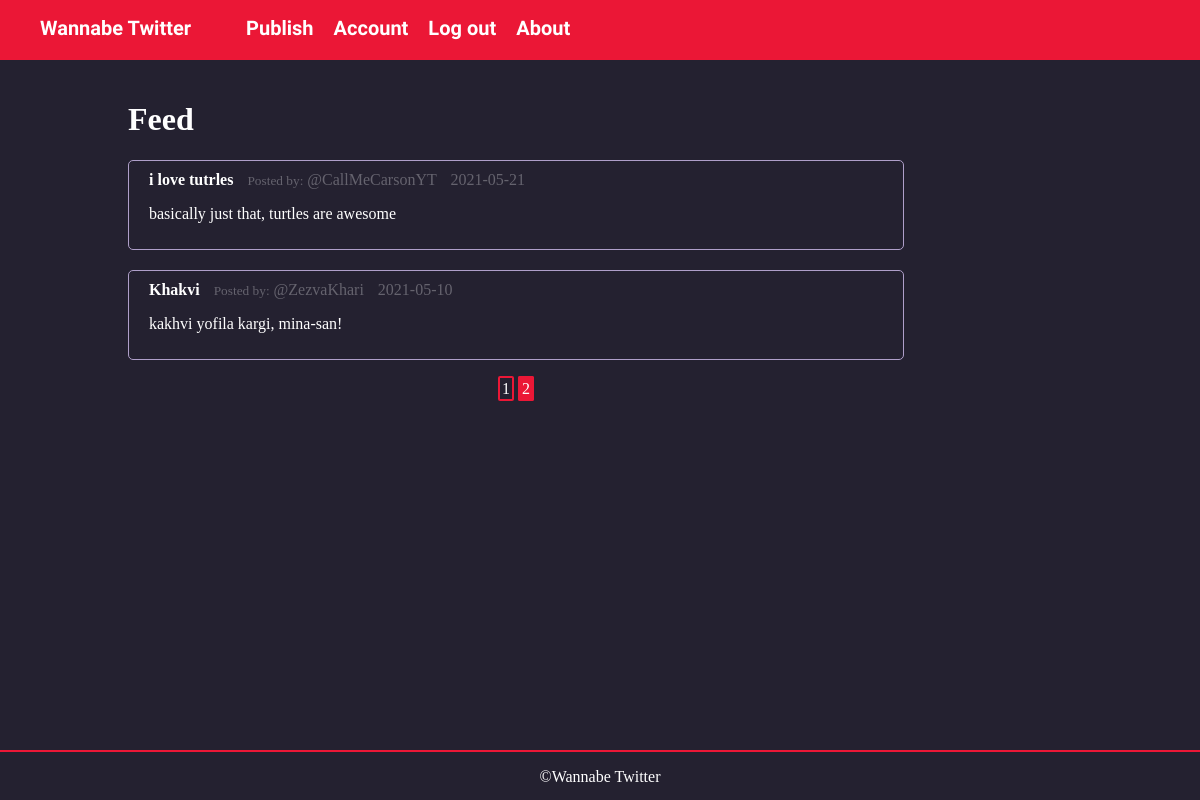
/home?page=2 (signed in), run on the app's committed database.
### flaskblog/models.py (models this page shows, shortened)
class Post(db.Model):
    id = db.Column(db.Integer, primary_key=True)
    title = db.Column(db.String(100), nullable=False)
    date_posted = db.Column(db.DateTime(), nullable=False, default=datetime.utcnow)
    content = db.Column(db.Text, nullable=False)
    user_id = db.Column(db.Integer, db.ForeignKey('user.id'), nullable=False)

class User(db.Model, UserMixin):
    id = db.Column(db.Integer, primary_key=True)
    username = db.Column(db.String(20), unique=True, nullable=False)
    email = db.Column(db.String(120), unique=True, nullable=False)
    image = db.Column(db.String(20), nullable=False, default="default.jpg")
    password = db.Column(db.String(60), nullable=False)
    posts = db.relationship('Post', backref="author", lazy=True)

### flaskblog/routes.py (the view)
@app.route("/")
@app.route("/home")
def home():
    page = request.args.get('page', 1, type=int)
    posts = Post.query.order_by(Post.date_posted.desc()).paginate(page=page, per_page=5)
    return render_template("home.html", posts=posts)

### flaskblog/models.py (called while the page is built)
@login_manager.user_loader
def load_user(user_id):
    return User.query.get(int(user_id))

### flaskblog/templates/home.html
{% extends "layout.html" %}
{% block body %}
    <h1>Feed</h1>
    {% for post in posts.items %}
        <div class="post">
            <div class="post-header">
                <a href="{{ url_for('post', post_id=post.id) }}" class="post-title">{{ post.title }}</a>
                <small>Posted by:</small>
                <a href="{{ url_for('user_posts', username=post.author.username) }}" id="user">@{{ post.author.username }}</a>
                <a id="date">{{ post.date_posted.strftime('%Y-%m-%d') }}</a>
            </div>
            <p class="post-content">{{ post.content}}</p>
        </div>
    {% endfor %}
    <div id='pagination'>
        {% for page_num in posts.iter_pages(left_edge=1, right_edge=1, left_current=1, right_current=2) %}
            {% if page_num %}
                {% if posts.page == page_num %}
                    <a class="current_page page_num" href="{{ url_for('home', page=page_num) }}">{{ page_num }}</a>
                {% else %}
                    <a class='page_num' href="{{ url_for('home', page=page_num) }}">{{ page_num }}</a>
                {% endif %}
            {% else %}
                ...
            {% endif %}
        {% endfor %}
    </div>
{% endblock %}

### flaskblog/static/main.css (style rules this page uses)
*, *:before, *:after { -webkit-box-sizing: border-box; -moz-box-sizing: border-box; box-sizing: border-box; }
:root { --purple: #242130; --light-purple: #65636e; --red: #eb1736; --brown: #443937; --border-color: #AF9FC9; --success-bg: rgba(50,205,50, 0.2); --success-txt: #75ff1a; --invalid-bg: rgba(255,77,77, 0.2); --invalid-txt: rgb(255,25,25); --info-bg: rgba(0, 0, 230, 02); --info-txt: rgb(0, 0, 204); }
body { color: white; background-color: var(--purple); }
body, header { margin: 0; padding: 0; }
a { text-decoration: none; }
.post { border: 1px solid var(--border-color); border-radius: 5px; padding: 10px 20px; margin: 20px 0; }
.post-header { color: var(--light-purple); }
.post-title { color: white; font-weight: 600; padding-right: 10px; }
#date { margin-left: 10px; }
#user { color: var(--light-purple); }
#pagination { color: white; text-align: center; }
.page_num { color: white; border: 2px solid var(--red); padding: 2px; border-radius: 2px; }
.current_page, .page_num:hover { background-color: var(--red); }

### data on the page
Post: title "i love tutrles", author.username "CallMeCarsonYT", date_posted "2021-05-21", content "basically just that, turtles are awesome"
Post: title "Khakvi", author.username "ZezvaKhari", date_posted "2021-05-10", content "kakhvi yofila kargi, mina-san!"

### other printed values
{{ page_num }} "1"
{{ page_num }} "2"
